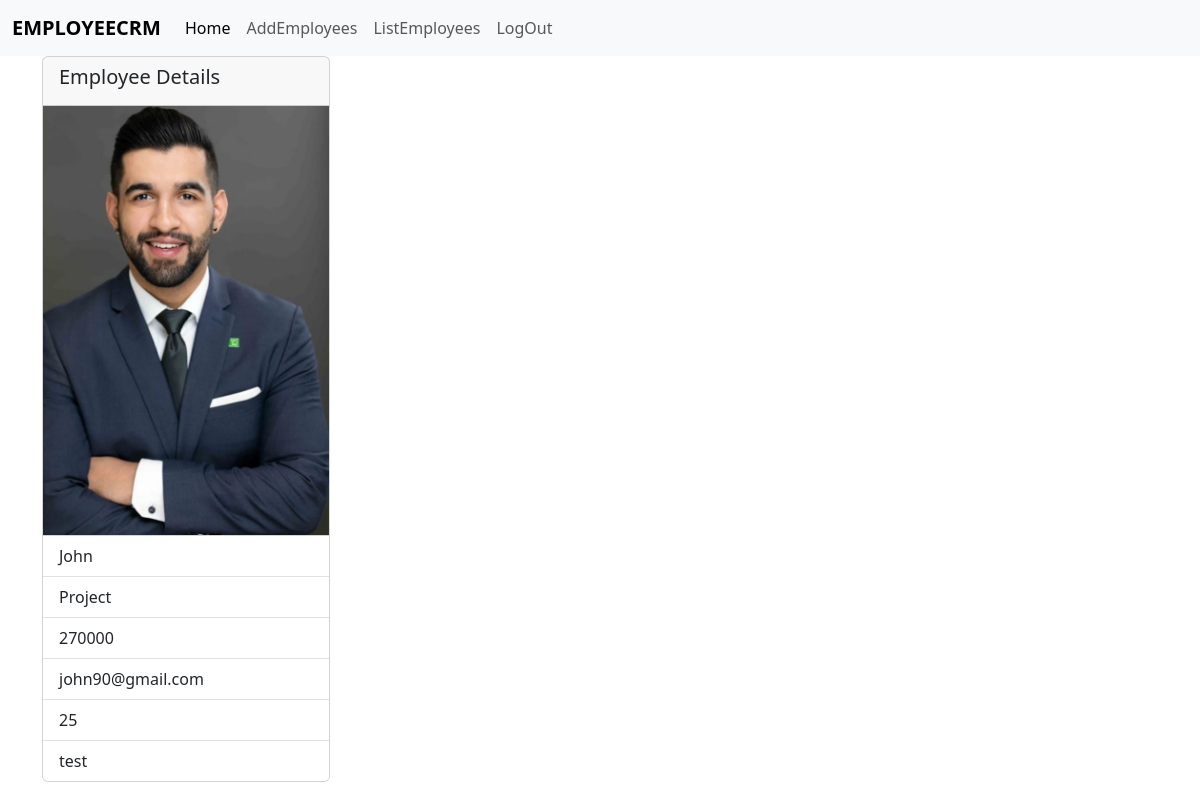
/employees/3 (signed in), run on the app's committed database.
### crm/models.py (models this page shows, shortened)
class Employees(models.Model):
    name=models.CharField(max_length=200)
    department=models.CharField(max_length=200 )
    salary=models.PositiveIntegerField()
    email=models.EmailField(unique=True)
    age=models.PositiveIntegerField()
    contact=models.CharField(max_length=200,null=True)
    profile_pic=models.ImageField(upload_to="images",null=True,blank=True)
    dob=models.DateField(null=True,blank=True)

### crm/views.py (the view)
# urls.py: path("employees/<int:pk>",views.EmployeeDetailView.as_view(),name="emp-details"),
@method_decorator (signin_required,name="dispatch")
class EmployeeDetailView(View):
    def get(self,request,*args,**kwargs):
        id=kwargs.get("pk")
        qs=Employees.objects.get(id=id)
        return render(request,"emp_detail.html",{"data":qs})

### crm/views.py (called while the page is built)
def signin_required(fn):
    def wrapper(request,*args,**kwargs):
        if not request.user.is_authenticated:
            messages.error(request,"invalid session")
            return redirect("signin")
        else:
            return fn(request,*args,**kwargs)
    return wrapper

### crm/templates/emp_detail.html
{%extends 'base.html'%}
{%block body_block%}
    <div class="container">
    <div class="card" style="width: 18rem;">
        <div class="card-header ">
          <h5>Employee Details</h5>
        </div>
        <div>
          {%if data.profile_pic%}
          <img src="{{data.profile_pic.url}}" alt="" style="width: 100%">
          {%endif%}
        </div>
        <ul class="list-group list-group-flush ">
          <li class="list-group-item">{{data.name}}</li>
          <li class="list-group-item">{{data.department}}</li>
          <li class="list-group-item">{{data.salary}}</li>
          <li class="list-group-item">{{data.email}}</li>
          <li class="list-group-item">{{data.age}}</li>
          <li class="list-group-item">{{data.contact}}</li>
        </ul>
      </div>
    </div>
    {%endblock%}

### data on the page
Employees: profile_pic (picture), name "John", department "Project", salary "270000", email "john90@gmail.com", age "25", contact "test"
